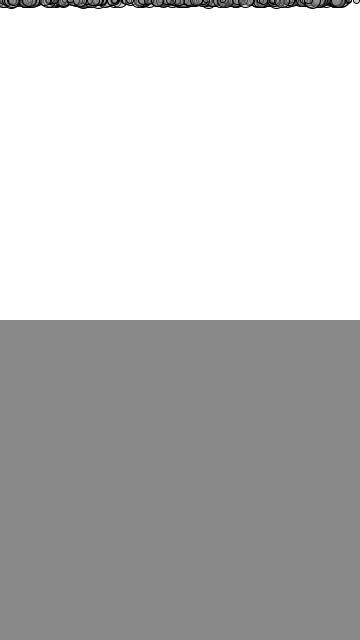
Frame 1 (no input)
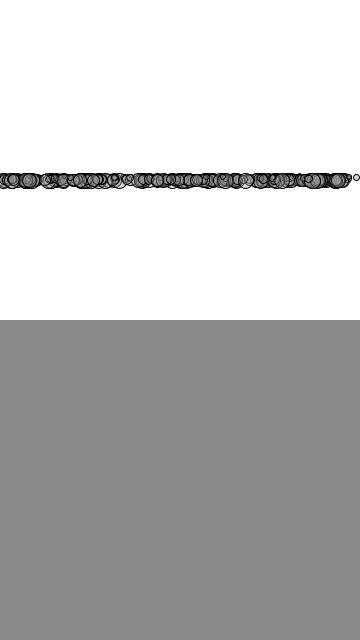
Frame 60 (the mouse pressed at the canvas centre just before this capture)
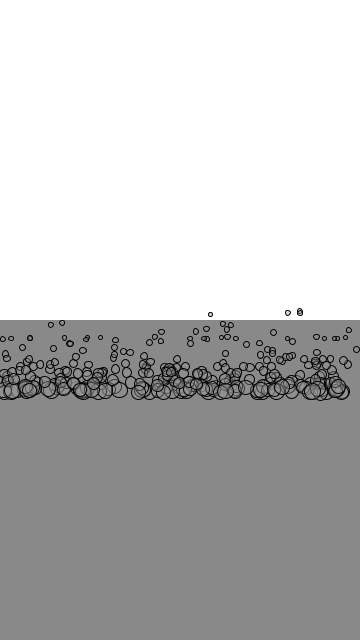
Frame 120 (the mouse held since frame 60 and released just before this capture)

The Processing sketch that drew these frames (run headless with seeded random() and noise(); from frame 60 on, the mouse is pressed at the canvas centre):

// Processing sketch: ejemplo2_5
// ── ejemplo2_5.pde
/* //<>//
 Ejemplo 2.5
 Resistencia del Aire y Fluidos
 
 La Naturaleza del Código
 traducido por Sergio Majluf, Nicolás Troncoso
 y estudiantes de Diseño UDD
 http://github.com/disenoudd/the-Nature-of-Code
 */

Caminante[] caminantes = new Caminante[300];
Liquido liquido;

void setup() {
  size(360, 640);
  for (int i=0; i< caminantes.length; i++) {
    caminantes[i] = new Caminante(random(2, 8), random(0, width), 0);
  }
  liquido = new Liquido (0, height/2, width, height/2, 0.4);
  
  
}

void draw() {
  background(255);
  liquido.mostrar();
  
  PVector viento = new PVector(0.02, 0.01);

  for (int i=0; i< caminantes.length; i++) {

    if (caminantes[i].estaSobre(liquido)) {
      caminantes[i].arrastrarPor(liquido);
    } 
    
    float m = caminantes[i].masa * 0.1;
    // Estamos escalando la gravedad según la masa del objeto
    PVector gravedad = new PVector(0,m);
    caminantes[i].aplicarFuerza(gravedad);
    
    float c =  0.030;
    caminantes[i].aplicarFuerza(caminantes[i].friccion(c));
    
    caminantes[i].actualizar();
    caminantes[i].mostrar();
    caminantes[i].revisarBordes();
  }
  
  
}

void keyPressed(){
for (int i=0; i< caminantes.length; i++) {
    caminantes[i] = new Caminante(random(2, 8), random(0, width), 0);
  }
  liquido = new Liquido (0, height/2, width, height/2, 0.4);
  
}
// ── Caminante.pde
class Caminante {

  PVector posicion;
  PVector velocidad;
  PVector aceleracion;
  float masa;


  Caminante(float m, float x, float y) {
    masa = m;
    posicion = new PVector(x, y);
    velocidad = new PVector(0, 0);
    aceleracion = new PVector(0, 0);
  }

  boolean estaSobre(Liquido l) {
    //[offset-down] This conditional statement determines if the PVector location is inside the rectangle defined by the Liquid class.
    if (posicion.x>l.x && posicion.x<l.x+l.w && posicion.y>l.y && posicion.y<l.y+l.h)
    {
      return true;
    } else {
      return false;
    }
  }

  void arrastrarPor(Liquido l) {

    float speed = velocidad.mag();
    // The force’s magnitude: Cd * v~2~
    float dragMagnitude = l.c * speed * speed;

    PVector friccion = velocidad.get();
    friccion.mult(-1);
    // The force's direction: -1 * velocity
    friccion.normalize();

    // Finalize the force: magnitude and direction together.
    friccion.mult(dragMagnitude);

    // Apply the force.
    aplicarFuerza(friccion);
  }

  PVector friccion(float c_){
    /* 
    La Fricción es una fuerza disipativa. 
    A dissipative force is one in which the total energy of 
    a system decreases when an object is in motion.
    f =  (velocidad_Unitaria * -1) * c * N
    */
    float c = c_; // Coeficiente de fricción
    float normal = 0.3; // Fuerza Normal, perpendicular al plano de movimiento
    float cuantaFriccion = c * normal;
    
    PVector friccion = velocidad.get();  // velocidad
    friccion.normalize();                // unitaria
    friccion.mult(-1);                   // invertida
    
    friccion.mult(cuantaFriccion);
    
    return friccion;
  }
  
  void aplicarFuerza(PVector fuerza) {
    //PVector f = fuerza.get();
    //f.div(masa);
    PVector f = PVector.div(fuerza, masa);
    aceleracion.add(f);
  }

  void actualizar() {
    velocidad.add(aceleracion);
    posicion.add(velocidad);
    aceleracion.mult(0);
  }

  void mostrar() {
    stroke(0);
    fill(150, 100);
    ellipse(posicion.x, posicion.y, 2*masa, 2*masa);
  }

  void revisarBordes() {
    if (posicion.x > width) {
      posicion.x = width;
      velocidad.x *= -1;
    } else if (posicion.x < 0) {
      velocidad.x *= -1;
      posicion.x = 0;
    }

    if (posicion.y > height) {
      velocidad.y *= -0.8;
      posicion.y = height;
    }
  }
}
// ── Liquido.pde
class Liquido {
  float x, y, w, h;
  float c; // coef. friccion


  Liquido(float x_, float y_, float w_, float h_, float c_) {
    x = x_;
    y = y_;
    w = w_;
    h = h_;
    c = c_;

  }

  void mostrar() {
    noStroke();
    fill(105,200);
    rect(x, y, w, h);
  }
}
// ── Movedor.pde
class Movedor {

  PVector posicion;
  PVector velocidad;
  PVector aceleracion;
  float masa;


  Movedor(float m, float x, float y) {
    masa = m;
    posicion = new PVector(x, y);
    velocidad = new PVector(0, 0);
    aceleracion = new PVector(0, 0);
  }

  boolean estaSobre(Liquido l) {
    //[offset-down] This conditional statement determines if the PVector location is inside the rectangle defined by the Liquid class.
    if (posicion.x>l.x && posicion.x<l.x+l.w && posicion.y>l.y && posicion.y<l.y+l.h)
    {
      return true;
    } else {
      return false;
    }
  }

  void arrastrarPor(Liquido l) {

    float speed = velocidad.mag();
    // The force’s magnitude: Cd * v~2~
    float dragMagnitude = l.c * speed * speed;

    PVector friccion = velocidad.get();
    friccion.mult(-1);
    // The force's direction: -1 * velocity
    friccion.normalize();

    // Finalize the force: magnitude and direction together.
    friccion.mult(dragMagnitude);

    // Apply the force.
    aplicarFuerza(friccion);
  }

  PVector friccion(float c_){
    /* 
    La Fricción es una fuerza disipativa. 
    A dissipative force is one in which the total energy of 
    a system decreases when an object is in motion.
    f =  (velocidad_Unitaria * -1) * c * N
    */
    float c = c_; // Coeficiente de fricción
    float normal = 0.3; // Fuerza Normal, perpendicular al plano de movimiento
    float cuantaFriccion = c * normal;
    
    PVector friccion = velocidad.get();  // velocidad
    friccion.normalize();                // unitaria
    friccion.mult(-1);                   // invertida
    
    friccion.mult(cuantaFriccion);
    
    return friccion;
  }
  
  void aplicarFuerza(PVector fuerza) {
    //PVector f = fuerza.get();
    //f.div(masa);
    PVector f = PVector.div(fuerza, masa);
    aceleracion.add(f);
  }

  void actualizar() {
    velocidad.add(aceleracion);
    posicion.add(velocidad);
    aceleracion.mult(0);
  }

  void mostrar() {
    stroke(0);
    fill(150, 100);
    ellipse(posicion.x, posicion.y, 2*masa, 2*masa);
  }

  void revisarBordes() {
    if (posicion.x > width) {
      posicion.x = width;
      velocidad.x *= -1;
    } else if (posicion.x < 0) {
      velocidad.x *= -1;
      posicion.x = 0;
    }

    if (posicion.y > height) {
      velocidad.y *= -0.8;
      posicion.y = height;
    }
  }
}
